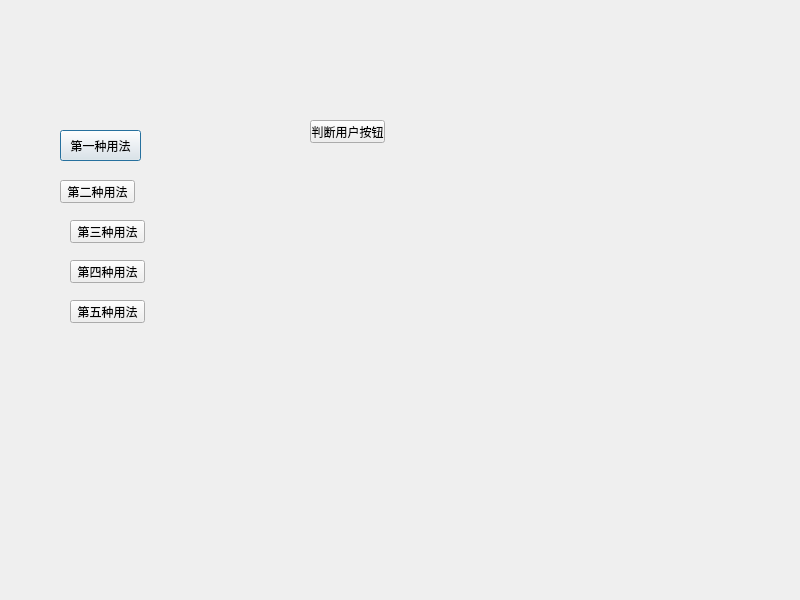
<?xml version="1.0" encoding="UTF-8"?>
<ui version="4.0">
 <class>Dialog</class>
 <widget class="QDialog" name="Dialog">
  <property name="geometry">
   <rect>
    <x>0</x>
    <y>0</y>
    <width>800</width>
    <height>600</height>
   </rect>
  </property>
  <property name="windowTitle">
   <string>Dialog</string>
  </property>
  <widget class="QPushButton" name="pushButton">
   <property name="geometry">
    <rect>
     <x>60</x>
     <y>130</y>
     <width>81</width>
     <height>31</height>
    </rect>
   </property>
   <property name="text">
    <string>第一种用法</string>
   </property>
  </widget>
  <widget class="QPushButton" name="pushButton_2">
   <property name="geometry">
    <rect>
     <x>60</x>
     <y>180</y>
     <width>75</width>
     <height>23</height>
    </rect>
   </property>
   <property name="text">
    <string>第二种用法</string>
   </property>
  </widget>
  <widget class="QPushButton" name="pushButton_3">
   <property name="geometry">
    <rect>
     <x>70</x>
     <y>220</y>
     <width>75</width>
     <height>23</height>
    </rect>
   </property>
   <property name="text">
    <string>第三种用法</string>
   </property>
  </widget>
  <widget class="QPushButton" name="pushButton_4">
   <property name="geometry">
    <rect>
     <x>70</x>
     <y>260</y>
     <width>75</width>
     <height>23</height>
    </rect>
   </property>
   <property name="text">
    <string>第四种用法</string>
   </property>
  </widget>
  <widget class="QPushButton" name="pushButton_5">
   <property name="geometry">
    <rect>
     <x>70</x>
     <y>300</y>
     <width>75</width>
     <height>23</height>
    </rect>
   </property>
   <property name="text">
    <string>第五种用法</string>
   </property>
  </widget>
  <widget class="QPushButton" name="pushButton_6">
   <property name="geometry">
    <rect>
     <x>310</x>
     <y>120</y>
     <width>75</width>
     <height>23</height>
    </rect>
   </property>
   <property name="text">
    <string>判断用户按钮</string>
   </property>
  </widget>
 </widget>
 <resources/>
 <connections/>
</ui>
